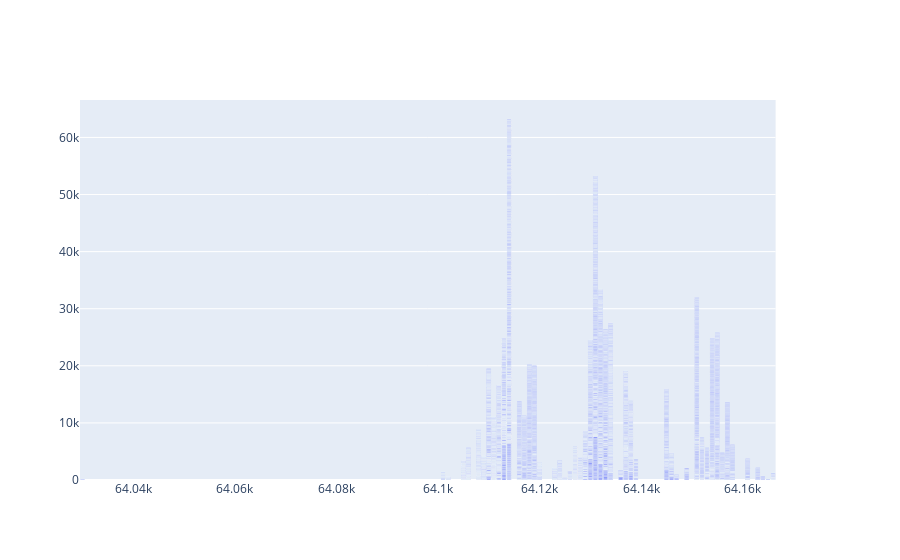

Notebook source saved alongside this figure:
### Code cell
# Failed plotly graph

# Visualize ZIP CODE by both count & days to close
#!pip install plotly
import plotly.graph_objects as go
from plotly.subplots import make_subplots

# Create figure with secondary y-axis
fig = make_subplots(specs=[[{"secondary_y": True}]])

# Add traces
fig.add_trace(
        go.Bar(x=X_train['ZIP CODE'], y=y_train,
              name='Days to Close'), secondary_y=False
)

# fig.add_trace(
#     go.Bar(x=train_wrangled['ZIP CODE'], 
#            y=train_wrangled['ZIP CODE'].value_counts().tolist(),
#           name='Number of Reports'), secondary_y=True
#)

fig.show()

### Figure 1 — Plotly figure (JSON) as saved in the notebook; plotly's stock layout.template omitted (floating-point values rounded to 4 significant figures; data arrays with more than 128 entries replaced by an {"elided": "..."} marker saying what was removed)
{"data": [{"name": "Days to Close", "type": "bar", "x": {"elided": "14532 int values"}, "xaxis": "x", "y": {"elided": "14532 int values"}, "yaxis": "y"}], "layout": {"autosize": true, "xaxis": {"anchor": "y", "autorange": true, "domain": [0, 0.94], "range": [64030.0, 64170.0], "type": "linear"}, "yaxis": {"anchor": "x", "autorange": true, "domain": [0, 1], "range": [0, 66560.0], "type": "linear"}, "yaxis2": {"anchor": "x", "overlaying": "y", "side": "right"}}}
